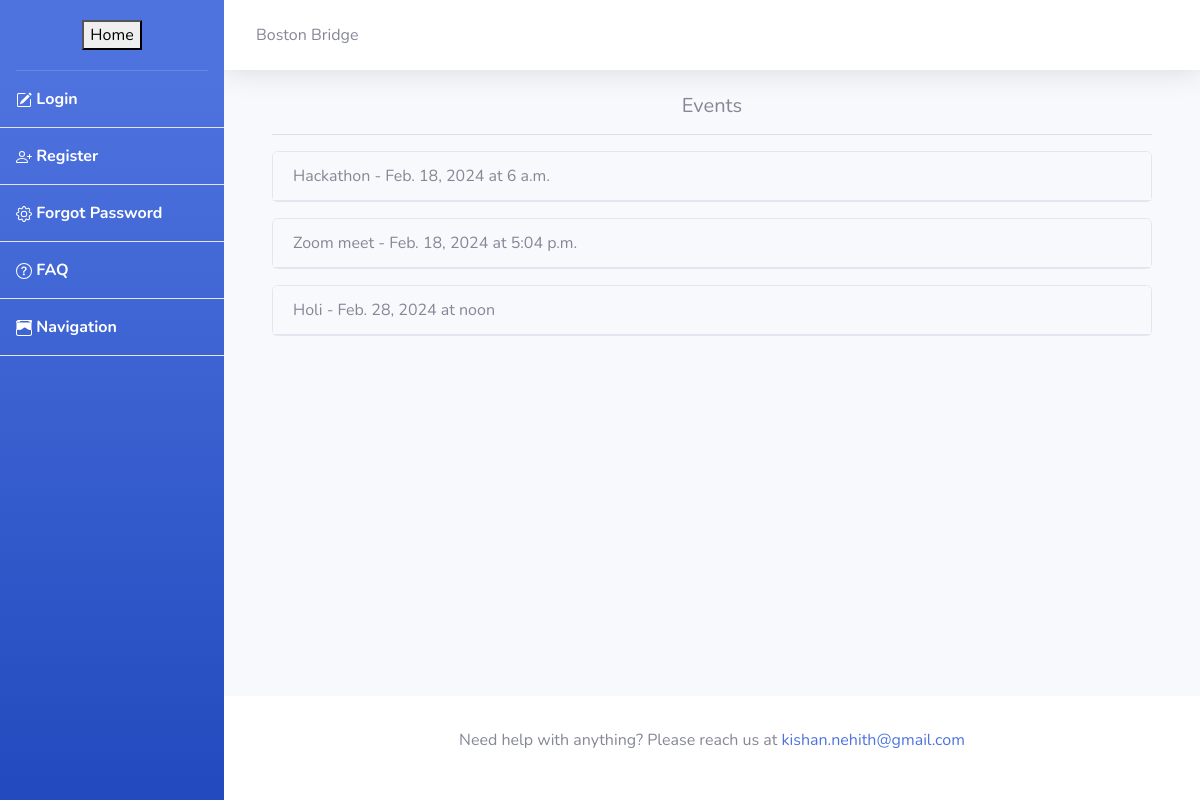
The page / on the database its author committed.
### bridge/models.py (models this page shows, shortened)
class Event(models.Model):
    name = models.CharField(max_length=255)
    location = models.CharField(max_length=255)
    date = models.DateField()
    time = models.TimeField()
    additional_info = models.TextField(blank=True)

### bridge/views.py (the view)
# urls.py: 2. Add a URL to urlpatterns:  path('', views.home, name='home')
def home(request):
    events = Event.objects.all()
    return render(request, 'home.html', {'events': events})

### templates/home.html (shortened to what this page needs)
{% extends 'base.html' %}
{% block content %}
<div class="container">
    <div class="row">
        <div class="col-12">
            <h5 class="text-center">Events</h5>
            <hr>
            {% if events %}
                {% for event in events %}
                <div class="card mb-3" style="cursor: pointer;">
                    <div class="card-header" onclick="toggleAdditionalInfo('info{{ forloop.counter }}')">
                        {{ event.name }} - {{ event.date }} at {{ event.time }}
                    </div>
                </div>
                {% endfor %}
            {% else %}
                <div class="text-center">No events right now.</div>
            {% endif %}
        </div>
    </div>
</div>
{% endblock %}

### rows shown on the page
Event: name "Hackathon", date "Feb. 18, 2024", time "6 a.m."
Event: name "Zoom meet", date "Feb. 18, 2024", time "5:04 p.m."
Event: name "Holi", date "Feb. 28, 2024", time "noon"
